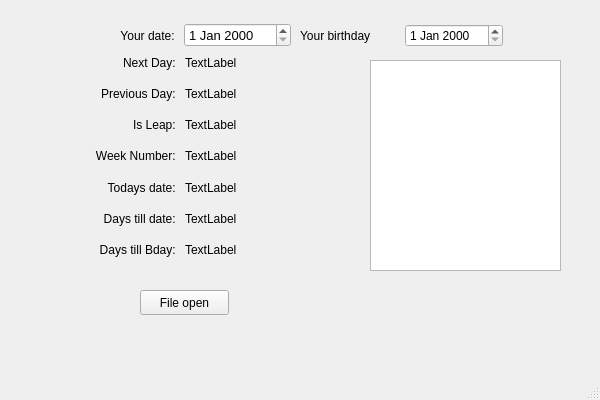
<?xml version="1.0" encoding="UTF-8"?>
<ui version="4.0">
 <class>MainWindow</class>
 <widget class="QMainWindow" name="MainWindow">
  <property name="geometry">
   <rect>
    <x>0</x>
    <y>0</y>
    <width>600</width>
    <height>400</height>
   </rect>
  </property>
  <property name="windowTitle">
   <string>MainWindow</string>
  </property>
  <widget class="QWidget" name="centralwidget">
   <widget class="QWidget" name="horizontalLayoutWidget">
    <property name="geometry">
     <rect>
      <x>10</x>
      <y>50</y>
      <width>343</width>
      <height>212</height>
     </rect>
    </property>
    <layout class="QHBoxLayout" name="horizontalLayout">
     <item>
      <layout class="QVBoxLayout" name="verticalLayout">
       <item>
        <layout class="QVBoxLayout" name="verticalLayout_4"/>
       </item>
       <item>
        <widget class="QLabel" name="next">
         <property name="layoutDirection">
          <enum>Qt::LeftToRight</enum>
         </property>
         <property name="text">
          <string>Next Day: </string>
         </property>
         <property name="alignment">
          <set>Qt::AlignRight|Qt::AlignTrailing|Qt::AlignVCenter</set>
         </property>
        </widget>
       </item>
       <item>
        <widget class="QLabel" name="previous">
         <property name="layoutDirection">
          <enum>Qt::LeftToRight</enum>
         </property>
         <property name="text">
          <string>Previous Day: </string>
         </property>
         <property name="alignment">
          <set>Qt::AlignRight|Qt::AlignTrailing|Qt::AlignVCenter</set>
         </property>
        </widget>
       </item>
       <item>
        <widget class="QLabel" name="leap">
         <property name="layoutDirection">
          <enum>Qt::LeftToRight</enum>
         </property>
         <property name="text">
          <string>Is Leap: </string>
         </property>
         <property name="alignment">
          <set>Qt::AlignRight|Qt::AlignTrailing|Qt::AlignVCenter</set>
         </property>
        </widget>
       </item>
       <item>
        <widget class="QLabel" name="week">
         <property name="layoutDirection">
          <enum>Qt::LeftToRight</enum>
         </property>
         <property name="text">
          <string>Week Number: </string>
         </property>
         <property name="alignment">
          <set>Qt::AlignRight|Qt::AlignTrailing|Qt::AlignVCenter</set>
         </property>
        </widget>
       </item>
       <item>
        <widget class="QLabel" name="label_5">
         <property name="text">
          <string>Todays date: </string>
         </property>
         <property name="alignment">
          <set>Qt::AlignRight|Qt::AlignTrailing|Qt::AlignVCenter</set>
         </property>
        </widget>
       </item>
       <item>
        <widget class="QLabel" name="label_7">
         <property name="text">
          <string>Days till date: </string>
         </property>
         <property name="alignment">
          <set>Qt::AlignRight|Qt::AlignTrailing|Qt::AlignVCenter</set>
         </property>
        </widget>
       </item>
       <item>
        <widget class="QLabel" name="label_11">
         <property name="text">
          <string>Days till Bday: </string>
         </property>
         <property name="alignment">
          <set>Qt::AlignRight|Qt::AlignTrailing|Qt::AlignVCenter</set>
         </property>
        </widget>
       </item>
      </layout>
     </item>
     <item>
      <layout class="QVBoxLayout" name="verticalLayout_2">
       <item>
        <layout class="QVBoxLayout" name="verticalLayout_3"/>
       </item>
       <item>
        <widget class="QLabel" name="label_3">
         <property name="text">
          <string>TextLabel</string>
         </property>
        </widget>
       </item>
       <item>
        <widget class="QLabel" name="label_4">
         <property name="text">
          <string>TextLabel</string>
         </property>
        </widget>
       </item>
       <item>
        <widget class="QLabel" name="label_2">
         <property name="text">
          <string>TextLabel</string>
         </property>
        </widget>
       </item>
       <item>
        <widget class="QLabel" name="label">
         <property name="text">
          <string>TextLabel</string>
         </property>
        </widget>
       </item>
       <item>
        <widget class="QLabel" name="label_6">
         <property name="text">
          <string>TextLabel</string>
         </property>
        </widget>
       </item>
       <item>
        <widget class="QLabel" name="label_8">
         <property name="text">
          <string>TextLabel</string>
         </property>
        </widget>
       </item>
       <item>
        <widget class="QLabel" name="label_12">
         <property name="text">
          <string>TextLabel</string>
         </property>
        </widget>
       </item>
      </layout>
     </item>
    </layout>
   </widget>
   <widget class="QWidget" name="horizontalLayoutWidget_2">
    <property name="geometry">
     <rect>
      <x>70</x>
      <y>20</y>
      <width>221</width>
      <height>31</height>
     </rect>
    </property>
    <layout class="QHBoxLayout" name="horizontalLayout_2">
     <item>
      <widget class="QLabel" name="label_9">
       <property name="text">
        <string>Your date: </string>
       </property>
       <property name="alignment">
        <set>Qt::AlignRight|Qt::AlignTrailing|Qt::AlignVCenter</set>
       </property>
      </widget>
     </item>
     <item>
      <widget class="QDateEdit" name="dateEdit">
       <property name="font">
        <font>
         <pointsize>10</pointsize>
        </font>
       </property>
      </widget>
     </item>
    </layout>
   </widget>
   <widget class="QWidget" name="horizontalLayoutWidget_3">
    <property name="geometry">
     <rect>
      <x>300</x>
      <y>20</y>
      <width>203</width>
      <height>31</height>
     </rect>
    </property>
    <layout class="QHBoxLayout" name="horizontalLayout_3">
     <item>
      <widget class="QLabel" name="label_10">
       <property name="text">
        <string>Your birthday</string>
       </property>
      </widget>
     </item>
     <item>
      <widget class="QDateEdit" name="dateEdit_2"/>
     </item>
    </layout>
   </widget>
   <widget class="QPushButton" name="pushButton">
    <property name="geometry">
     <rect>
      <x>140</x>
      <y>290</y>
      <width>89</width>
      <height>25</height>
     </rect>
    </property>
    <property name="text">
     <string>File open</string>
    </property>
   </widget>
   <widget class="QListWidget" name="listWidget">
    <property name="geometry">
     <rect>
      <x>370</x>
      <y>60</y>
      <width>191</width>
      <height>211</height>
     </rect>
    </property>
   </widget>
  </widget>
  <widget class="QMenuBar" name="menubar">
   <property name="geometry">
    <rect>
     <x>0</x>
     <y>0</y>
     <width>600</width>
     <height>22</height>
    </rect>
   </property>
  </widget>
  <widget class="QStatusBar" name="statusbar"/>
 </widget>
 <resources/>
 <connections/>
</ui>
